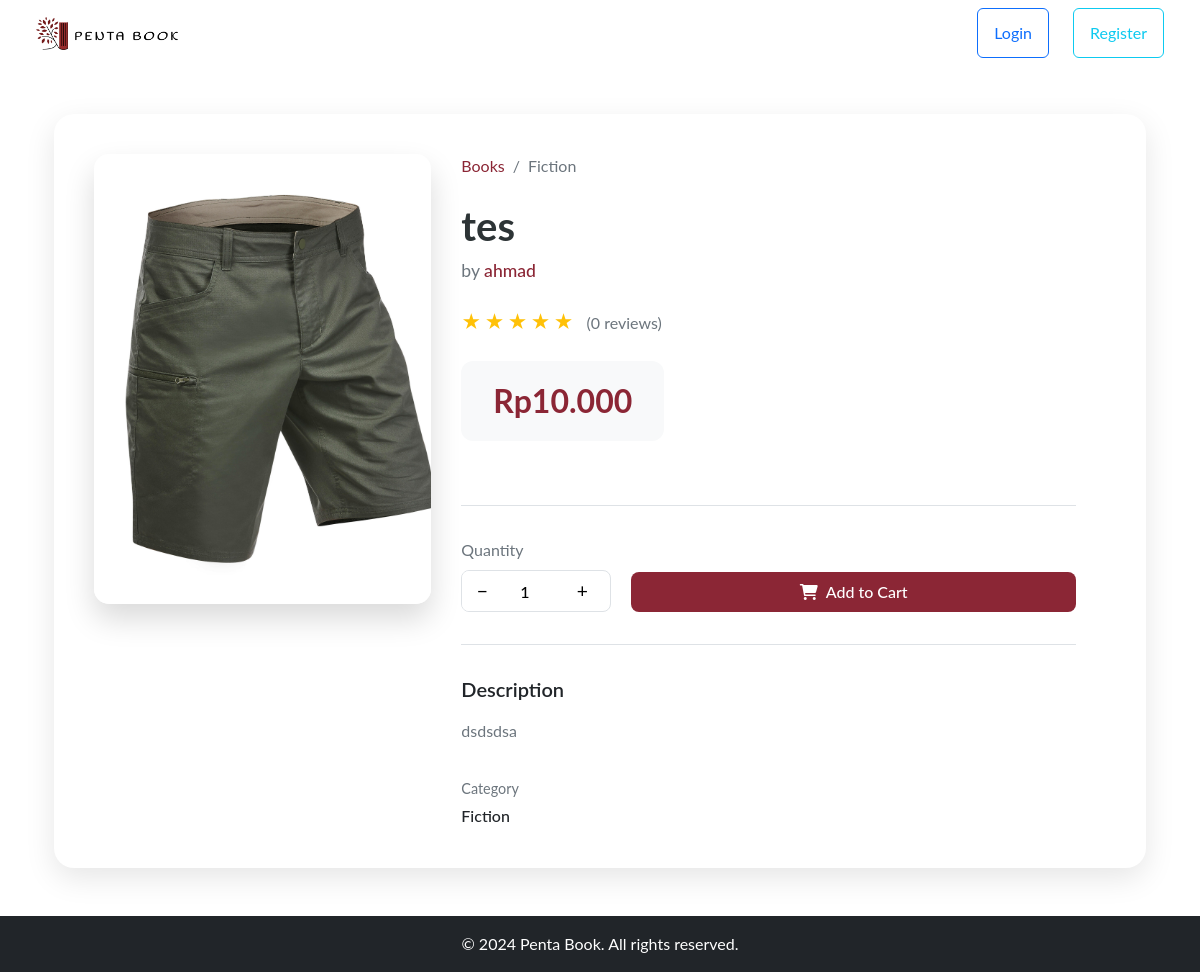
/book/15, run on the app's committed database.
### tables this page shows
CREATE TABLE "books"
(
    book_id     INTEGER
        primary key autoincrement,
    category_id integer
        references categories,
    shop_id     integer
        references shop,
    book_name   TEXT,
    isbn        integer,
    author      TEXT,
    desc        TEXT,
    price       REAL,
    stock       integer,
    img_url     TEXT
);

CREATE TABLE categories (
    category_id INTEGER PRIMARY KEY AUTOINCREMENT,
    category_name TEXT UNIQUE
);

### app.py (the view)
@app.route('/book/<int:book_id>')
def book(book_id):
    try:
        db = get_db()
        cur = db.execute('SELECT * FROM books WHERE book_id = ?', (book_id,))
        book = cur.fetchone()
        category_name = None
        if book and book['category_id']:
            cur = db.execute('SELECT category_name FROM categories WHERE category_id = ?', (book['category_id'],))
            category = cur.fetchone()
            category_name = category['category_name'] if category else "No category"
        return render_template('customer/book.html', book=book, category_name=category_name,
                               format_currency=format_currency)
    except Exception as e:
        flash(f'An error occurred: {e}', 'danger')
        return redirect(url_for('index'))

### app.py (called while the page is built)
def get_db():
    if 'db' not in g:
        g.db = sqlite3.connect(app.config['DATABASE'])
        g.db.row_factory = sqlite3.Row
    return g.db

def format_currency(value):
    if value is None:
        return "Rp0"  # Atau format default lainnya
    return f'Rp{value:,.0f}'.replace(',', '.')

### templates/customer/book.html (shortened to what this page needs)
{% extends "customer/base.html" %}
{% block content %}
<div class="container py-4">
    <div class="book-detail-card">
        <div class="row g-0">
            <div class="col-lg-4">
                <div class="book-image-wrapper">
                    {% if book.img_url %}
                        <img src="{{ url_for('static', filename='uploads/' + book.img_url) }}"
                             alt="{{ book.book_name }}"
                             class="book-cover">
                    {% else %}
                        <div class="no-image-placeholder">
                            <i class="fas fa-book fa-4x text-muted"></i>
                        </div>
                    {% endif %}
                </div>
            </div>
            <div class="col-lg-8">
                <div class="book-info-section">
                    <nav aria-label="breadcrumb" class="mb-4">
                        <ol class="breadcrumb mb-0">
                            <li class="breadcrumb-item"><a href="{{ url_for('buyer_index') }}">Books</a></li>
                            <li class="breadcrumb-item active">{{ category_name or 'Uncategorized' }}</li>
                        </ol>
                    </nav>
                    <h1 class="book-title">{{ book.book_name }}</h1>
                    <p class="author-text">by <span class="author-name">{{ book.author }}</span></p>
                    <div class="rating-section">
                        <div class="stars">★★★★★</div>
                        <span class="rating-count">(0 reviews)</span>
                    </div>
                    <div class="price-badge">
                        <span class="current-price">{{ format_currency(book.price) }}</span>
                    </div>
                    <div class="divider"></div>
                    <form action="{{ url_for('add_to_cart', book_id=book.book_id) }}" method="post" class="cart-form">
                        <div class="quantity-control">
                            <label class="quantity-label">Quantity</label>
                            <div class="quantity-buttons">
                                <button type="button" class="qty-btn" onclick="decrementQuantity()">−</button>
                                <input type="number" name="quantity" value="1" min="1" class="quantity-input">
                                <button type="button" class="qty-btn" onclick="incrementQuantity()">+</button>
                            </div>
                        </div>
                        <button type="submit" class="add-to-cart-btn">
                            <i class="fas fa-shopping-cart me-2"></i>Add to Cart
                        </button>
                    </form>
                    <div class="divider"></div>
                    <div class="description-section">
                        <h5 class="section-title">Description</h5>
                        <p class="description-text">{{ book.desc }}</p>
                    </div>
                    <div class="book-meta">
                        <div class="meta-item">
                            <span class="meta-label">Category</span>
                            <span class="meta-value">{{ category_name or 'Uncategorized' }}</span>
                        </div>
                    </div>
                </div>
            </div>
        </div>
    </div>
</div>
{% endblock %}

### templates/customer/book.html (style rules this page uses)
.book-detail-card { background: white; border-radius: 20px; box-shadow: 0 10px 30px rgba(0, 0, 0, 0.1); overflow: hidden; padding: 40px; }
.book-image-wrapper { position: relative; border-radius: 15px; overflow: hidden; box-shadow: 0 15px 30px rgba(0, 0, 0, 0.15); aspect-ratio: 3/4; }
.book-cover { width: 100%; height: 100%; object-fit: cover; }
.book-info-section { padding: 0 30px; }
.book-title { font-size: 2.5rem; font-weight: 700; color: #2d3436; margin-bottom: 0.5rem; }
.author-text { font-size: 1.1rem; color: #6c757d; margin-bottom: 1.5rem; }
.author-name { color: #8B2635; font-weight: 500; }
.rating-section { display: flex; align-items: center; gap: 10px; margin-bottom: 1.5rem; }
.stars { color: #ffc107; letter-spacing: 3px; font-size: 1.2rem; }
.rating-count { color: #6c757d; }
.price-badge { display: inline-block; background: #f8f9fa; padding: 1rem 2rem; border-radius: 12px; margin-bottom: 2rem; }
.current-price { font-size: 2rem; font-weight: 700; color: #8B2635; }
.divider { height: 1px; background: #dee2e6; margin: 2rem 0; }
.cart-form { display: flex; gap: 20px; align-items: flex-end; }
.quantity-control { min-width: 150px; }
.quantity-label { display: block; margin-bottom: 0.5rem; color: #6c757d; }
.quantity-buttons { display: flex; align-items: center; border: 1px solid #dee2e6; border-radius: 8px; overflow: hidden; }
.qty-btn { width: 40px; height: 40px; border: none; background: white; font-size: 1.2rem; cursor: pointer; transition: background-color 0.2s; }
.quantity-input { width: 60px; height: 40px; border: none; text-align: center; font-weight: 500; }
.add-to-cart-btn { flex-grow: 1; height: 40px; background: #8B2635; color: white; border: none; border-radius: 8px; font-weight: 500; transition: background-color 0.2s; }
.section-title { font-weight: 600; margin-bottom: 1rem; }
.description-text { color: #6c757d; line-height: 1.8; }
.book-meta { display: flex; flex-wrap: wrap; gap: 2rem; margin-top: 2rem; }
.meta-item { display: flex; flex-direction: column; }
.meta-label { font-size: 0.9rem; color: #6c757d; margin-bottom: 0.3rem; }
.meta-value { font-weight: 500; }
.breadcrumb a { color: #8B2635; text-decoration: none; }

### data on the page
books: img_url (picture), book_name "tes", author "ahmad", price "Rp10.000", desc "dsdsdsa"
categories: category_name "Fiction"
